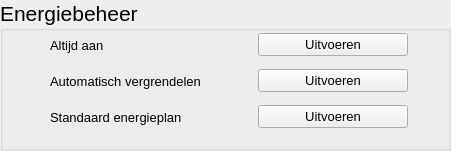
     <widget class="QGroupBox" name="groupBox_energy">
      <property name="geometry">
       <rect>
        <x>430</x>
        <y>250</y>
        <width>451</width>
        <height>151</height>
       </rect>
      </property>
      <property name="font">
       <font>
        <pointsize>16</pointsize>
       </font>
      </property>
      <property name="styleSheet">
       <string notr="true"/>
      </property>
      <property name="title">
       <string>Energiebeheer</string>
      </property>
      <widget class="QWidget" name="gridLayoutWidget_4">
       <property name="geometry">
        <rect>
         <x>10</x>
         <y>30</y>
         <width>401</width>
         <height>104</height>
        </rect>
       </property>
       <layout class="QGridLayout" name="gridLayout_5">
        <item row="0" column="1">
         <widget class="QLabel" name="label_energy_on">
          <property name="minimumSize">
           <size>
            <width>200</width>
            <height>0</height>
           </size>
          </property>
          <property name="maximumSize">
           <size>
            <width>150</width>
            <height>16777215</height>
           </size>
          </property>
          <property name="font">
           <font>
            <pointsize>10</pointsize>
           </font>
          </property>
          <property name="text">
           <string>Altijd aan</string>
          </property>
         </widget>
        </item>
        <item row="1" column="2">
         <widget class="QPushButton" name="pushButton_energy_lock">
          <property name="sizePolicy">
           <sizepolicy hsizetype="Fixed" vsizetype="Fixed">
            <horstretch>0</horstretch>
            <verstretch>0</verstretch>
           </sizepolicy>
          </property>
          <property name="minimumSize">
           <size>
            <width>150</width>
            <height>0</height>
           </size>
          </property>
          <property name="font">
           <font>
            <pointsize>10</pointsize>
           </font>
          </property>
          <property name="text">
           <string>Uitvoeren</string>
          </property>
         </widget>
        </item>
        <item row="2" column="1">
         <widget class="QLabel" name="label_energy_default">
          <property name="maximumSize">
           <size>
            <width>150</width>
            <height>16777215</height>
           </size>
          </property>
          <property name="font">
           <font>
            <pointsize>10</pointsize>
           </font>
          </property>
          <property name="text">
           <string>Standaard energieplan</string>
          </property>
         </widget>
        </item>
        <item row="0" column="2">
         <widget class="QPushButton" name="pushButton_energy_on">
          <property name="sizePolicy">
           <sizepolicy hsizetype="Fixed" vsizetype="Fixed">
            <horstretch>0</horstretch>
            <verstretch>0</verstretch>
           </sizepolicy>
          </property>
          <property name="minimumSize">
           <size>
            <width>150</width>
            <height>0</height>
           </size>
          </property>
          <property name="font">
           <font>
            <pointsize>10</pointsize>
           </font>
          </property>
          <property name="mouseTracking">
           <bool>false</bool>
          </property>
          <property name="text">
           <string>Uitvoeren</string>
          </property>
          <property name="checkable">
           <bool>false</bool>
          </property>
          <property name="autoRepeat">
           <bool>false</bool>
          </property>
          <property name="autoExclusive">
           <bool>false</bool>
          </property>
          <property name="autoDefault">
           <bool>false</bool>
          </property>
          <property name="flat">
           <bool>false</bool>
          </property>
         </widget>
        </item>
        <item row="1" column="1">
         <widget class="QLabel" name="label_energy_lock">
          <property name="maximumSize">
           <size>
            <width>150</width>
            <height>16777215</height>
           </size>
          </property>
          <property name="font">
           <font>
            <pointsize>10</pointsize>
           </font>
          </property>
          <property name="text">
           <string>Automatisch vergrendelen</string>
          </property>
         </widget>
        </item>
        <item row="2" column="2">
         <widget class="QPushButton" name="pushButton_energy_default">
          <property name="sizePolicy">
           <sizepolicy hsizetype="Fixed" vsizetype="Fixed">
            <horstretch>0</horstretch>
            <verstretch>0</verstretch>
           </sizepolicy>
          </property>
          <property name="minimumSize">
           <size>
            <width>150</width>
            <height>0</height>
           </size>
          </property>
          <property name="font">
           <font>
            <pointsize>10</pointsize>
           </font>
          </property>
          <property name="text">
           <string>Uitvoeren</string>
          </property>
         </widget>
        </item>
        <item row="0" column="0">
         <widget class="QPushButton" name="pushButton_check_energy_on">
          <property name="sizePolicy">
           <sizepolicy hsizetype="Fixed" vsizetype="Fixed">
            <horstretch>0</horstretch>
            <verstretch>0</verstretch>
           </sizepolicy>
          </property>
          <property name="minimumSize">
           <size>
            <width>30</width>
            <height>30</height>
           </size>
          </property>
          <property name="maximumSize">
           <size>
            <width>30</width>
            <height>30</height>
           </size>
          </property>
          <property name="font">
           <font>
            <pointsize>10</pointsize>
           </font>
          </property>
          <property name="text">
           <string/>
          </property>
          <property name="flat">
           <bool>true</bool>
          </property>
         </widget>
        </item>
        <item row="1" column="0">
         <widget class="QPushButton" name="pushButton_check_energy_lock">
          <property name="sizePolicy">
           <sizepolicy hsizetype="Fixed" vsizetype="Fixed">
            <horstretch>0</horstretch>
            <verstretch>0</verstretch>
           </sizepolicy>
          </property>
          <property name="minimumSize">
           <size>
            <width>30</width>
            <height>30</height>
           </size>
          </property>
          <property name="maximumSize">
           <size>
            <width>30</width>
            <height>30</height>
           </size>
          </property>
          <property name="font">
           <font>
            <pointsize>10</pointsize>
           </font>
          </property>
          <property name="text">
           <string/>
          </property>
          <property name="flat">
           <bool>true</bool>
          </property>
         </widget>
        </item>
        <item row="2" column="0">
         <widget class="QPushButton" name="pushButton_check_energy_default">
          <property name="sizePolicy">
           <sizepolicy hsizetype="Fixed" vsizetype="Fixed">
            <horstretch>0</horstretch>
            <verstretch>0</verstretch>
           </sizepolicy>
          </property>
          <property name="minimumSize">
           <size>
            <width>30</width>
            <height>30</height>
           </size>
          </property>
          <property name="maximumSize">
           <size>
            <width>30</width>
            <height>30</height>
           </size>
          </property>
          <property name="font">
           <font>
            <pointsize>10</pointsize>
           </font>
          </property>
          <property name="text">
           <string/>
          </property>
          <property name="flat">
           <bool>true</bool>
          </property>
         </widget>
        </item>
       </layout>
      </widget>
     </widget>
